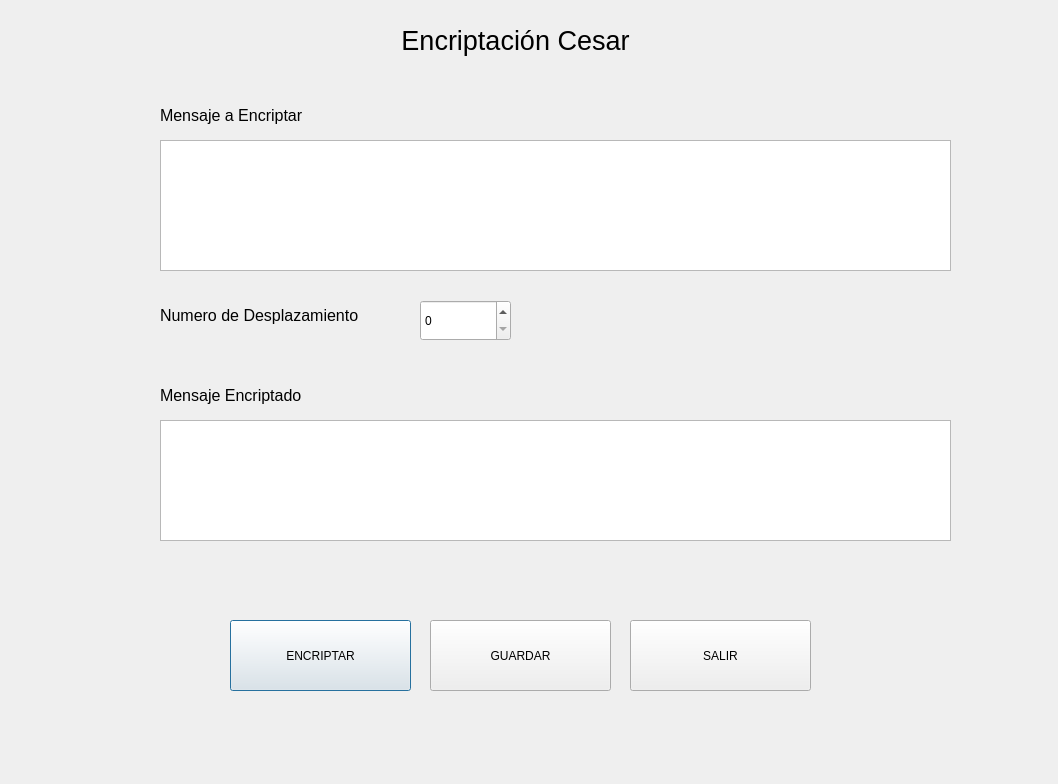
<?xml version="1.0" encoding="UTF-8"?>
<ui version="4.0">
 <class>principalPanel</class>
 <widget class="QDialog" name="principalPanel">
  <property name="geometry">
   <rect>
    <x>0</x>
    <y>0</y>
    <width>1058</width>
    <height>784</height>
   </rect>
  </property>
  <property name="windowTitle">
   <string>Dialog</string>
  </property>
  <widget class="QLabel" name="label">
   <property name="geometry">
    <rect>
     <x>370</x>
     <y>20</y>
     <width>291</width>
     <height>41</height>
    </rect>
   </property>
   <property name="font">
    <font>
     <pointsize>20</pointsize>
    </font>
   </property>
   <property name="text">
    <string>Encriptación Cesar</string>
   </property>
   <property name="alignment">
    <set>Qt::AlignmentFlag::AlignCenter</set>
   </property>
  </widget>
  <widget class="QPlainTextEdit" name="boxEncriptado">
   <property name="geometry">
    <rect>
     <x>160</x>
     <y>420</y>
     <width>791</width>
     <height>121</height>
    </rect>
   </property>
  </widget>
  <widget class="QPlainTextEdit" name="boxPlano">
   <property name="geometry">
    <rect>
     <x>160</x>
     <y>140</y>
     <width>791</width>
     <height>131</height>
    </rect>
   </property>
  </widget>
  <widget class="QLabel" name="label_2">
   <property name="geometry">
    <rect>
     <x>160</x>
     <y>100</y>
     <width>211</width>
     <height>31</height>
    </rect>
   </property>
   <property name="font">
    <font>
     <pointsize>12</pointsize>
    </font>
   </property>
   <property name="text">
    <string>Mensaje a Encriptar</string>
   </property>
  </widget>
  <widget class="QPushButton" name="pushButton_3">
   <property name="geometry">
    <rect>
     <x>230</x>
     <y>620</y>
     <width>181</width>
     <height>71</height>
    </rect>
   </property>
   <property name="text">
    <string>ENCRIPTAR</string>
   </property>
  </widget>
  <widget class="QLabel" name="label_3">
   <property name="geometry">
    <rect>
     <x>160</x>
     <y>380</y>
     <width>211</width>
     <height>31</height>
    </rect>
   </property>
   <property name="font">
    <font>
     <pointsize>12</pointsize>
    </font>
   </property>
   <property name="text">
    <string>Mensaje Encriptado</string>
   </property>
  </widget>
  <widget class="QPushButton" name="pushButton_4">
   <property name="geometry">
    <rect>
     <x>630</x>
     <y>620</y>
     <width>181</width>
     <height>71</height>
    </rect>
   </property>
   <property name="text">
    <string>SALIR</string>
   </property>
  </widget>
  <widget class="QPushButton" name="saveBtt">
   <property name="geometry">
    <rect>
     <x>430</x>
     <y>620</y>
     <width>181</width>
     <height>71</height>
    </rect>
   </property>
   <property name="text">
    <string>GUARDAR</string>
   </property>
  </widget>
  <widget class="QLabel" name="label_4">
   <property name="geometry">
    <rect>
     <x>160</x>
     <y>300</y>
     <width>251</width>
     <height>31</height>
    </rect>
   </property>
   <property name="font">
    <font>
     <pointsize>12</pointsize>
    </font>
   </property>
   <property name="text">
    <string>Numero de Desplazamiento</string>
   </property>
  </widget>
  <widget class="QSpinBox" name="spinBox">
   <property name="geometry">
    <rect>
     <x>420</x>
     <y>300</y>
     <width>91</width>
     <height>41</height>
    </rect>
   </property>
  </widget>
 </widget>
 <resources/>
 <connections/>
</ui>
